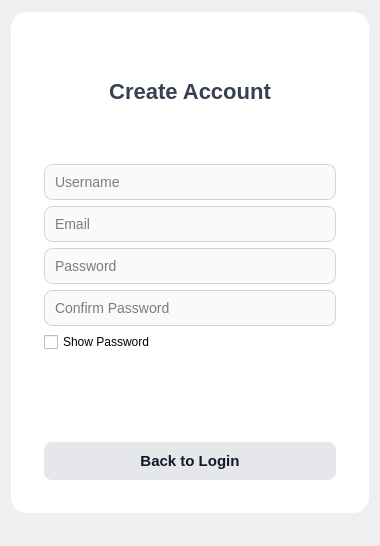
<?xml version="1.0" encoding="UTF-8"?>
<ui version="4.0">
 <class>SignUpForm</class>
 <widget class="QWidget" name="SignUpForm">
  <property name="geometry">
   <rect>
    <x>0</x>
    <y>0</y>
    <width>380</width>
    <height>546</height>
   </rect>
  </property>
  <property name="windowTitle">
   <string>Sign Up</string>
  </property>
  <layout class="QVBoxLayout" name="verticalLayout">
   <item>
    <spacer name="verticalSpacer_top">
     <property name="orientation">
      <enum>Qt::Orientation::Vertical</enum>
     </property>
     <property name="sizeHint" stdset="0">
      <size>
       <width>20</width>
       <height>20</height>
      </size>
     </property>
    </spacer>
   </item>
   <item>
    <widget class="QFrame" name="signUpFrame">
     <property name="styleSheet">
      <string notr="true">
        QFrame {
            background: #ffffff;
            border-radius: 16px;
            padding: 24px;
        }
        QLabel {
            font-size: 14px;
            color: #374151;
        }
        QLineEdit {
            border: 1px solid #d1d5db;
            border-radius: 8px;
            padding: 8px;
            font-size: 14px;
            background: #f9fafb;
        }
        QLineEdit:focus {
            border: 1px solid #3b82f6;
            background: #ffffff;
        }
        QPushButton {
            border: none;
            border-radius: 8px;
            padding: 10px;
            font-size: 15px;
            font-weight: bold;
        }
        QLineEdit, QCheckBox {
            color: black;
        }
        #signUpButton {
            background-color: qlineargradient(x1:0, y1:0, x2:1, y2:0,
                                             stop:0 #3b82f6, stop:1 #2563eb);
            color: white;
        }
        #signUpButton:hover {
            background-color: #1d4ed8;
        }
        #backToLoginButton {
            background: #e5e7eb;
            color: #111827;
        }
        #backToLoginButton:hover {
            background: #d1d5db;
        }
      </string>
     </property>
     <layout class="QVBoxLayout" name="formLayout" stretch="0,0,0,0,0,0,0,0,0">
      <item>
       <widget class="QLabel" name="titleLabel">
        <property name="styleSheet">
         <string notr="true">font-size:22px; font-weight:bold; margin:10px 0;</string>
        </property>
        <property name="text">
         <string>Create Account</string>
        </property>
        <property name="alignment">
         <set>Qt::AlignmentFlag::AlignCenter</set>
        </property>
       </widget>
      </item>
      <item>
       <widget class="QLabel" name="warningLabel">
        <property name="styleSheet">
         <string notr="true">
            color: red;
            font-size: 12px;
            margin: 0px;
            padding: 0px;
         </string>
        </property>
        <property name="text">
         <string/>
        </property>
       </widget>
      </item>
      <item>
       <widget class="QLineEdit" name="usernameEdit">
        <property name="placeholderText">
         <string>Username</string>
        </property>
       </widget>
      </item>
      <item>
       <widget class="QLineEdit" name="emailEdit">
        <property name="placeholderText">
         <string>Email</string>
        </property>
       </widget>
      </item>
      <item>
       <widget class="QLineEdit" name="passwordEdit">
        <property name="echoMode">
         <enum>QLineEdit::EchoMode::Password</enum>
        </property>
        <property name="placeholderText">
         <string>Password</string>
        </property>
       </widget>
      </item>
      <item>
       <widget class="QLineEdit" name="confirmPasswordEdit">
        <property name="echoMode">
         <enum>QLineEdit::EchoMode::Password</enum>
        </property>
        <property name="placeholderText">
         <string>Confirm Password</string>
        </property>
       </widget>
      </item>
      <item>
       <widget class="QCheckBox" name="showPasswordCheckBox">
        <property name="text">
         <string>Show Password</string>
        </property>
       </widget>
      </item>
      <item>
       <widget class="QLabel" name="emptyLabel">
        <property name="styleSheet">
         <string notr="true">
            margin: 0px;
            margin-bottom: 20px;
            padding: 0px;
            color: #3b82f6;
            font-size: 12px;
           </string>
        </property>
        <property name="text">
         <string/>
        </property>
        <property name="alignment">
         <set>Qt::AlignmentFlag::AlignRight</set>
        </property>
       </widget>
      </item>
      <item>
       <widget class="QPushButton" name="signUpButton">
        <property name="text">
         <string>Sign Up</string>
        </property>
       </widget>
      </item>
      <item>
       <widget class="QPushButton" name="backToLoginButton">
        <property name="text">
         <string>Back to Login</string>
        </property>
       </widget>
      </item>
     </layout>
    </widget>
   </item>
   <item>
    <spacer name="verticalSpacer_bottom">
     <property name="orientation">
      <enum>Qt::Orientation::Vertical</enum>
     </property>
     <property name="sizeHint" stdset="0">
      <size>
       <width>20</width>
       <height>40</height>
      </size>
     </property>
    </spacer>
   </item>
  </layout>
 </widget>
 <resources/>
 <connections/>
</ui>
